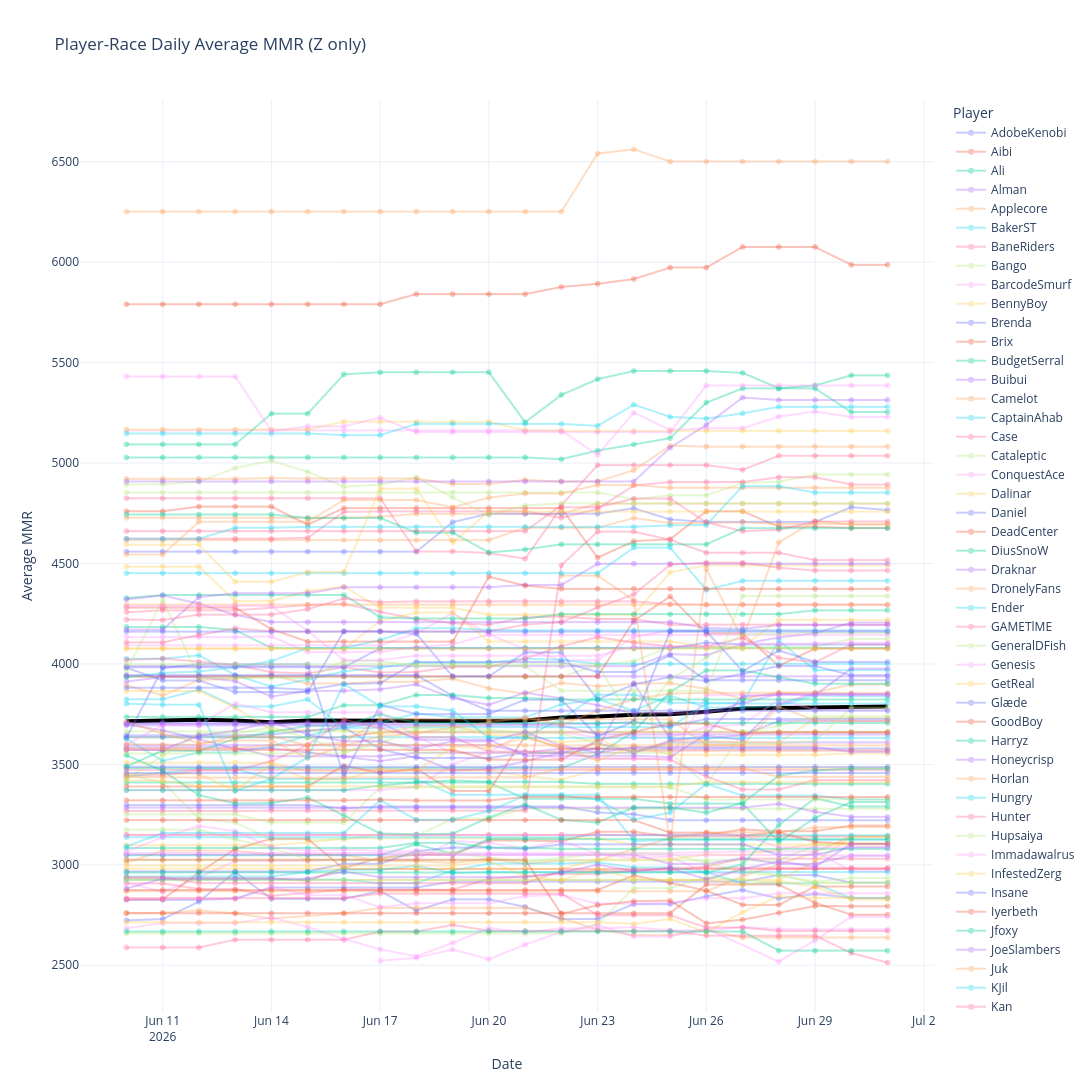

Here is the notebook cell this chart was saved with:
### Code cell
import plotly.express as px

# Plot each Z player as a separate line with markers and hover labels
fig = px.line(
    df,
    x='day',
    y='avg_mmr',
    color='player_name',
    line_group='player_name',
    markers=True,
    hover_data=['race', 'replay_count', 'min_mmr', 'max_mmr', 'wins', 'losses'],
    title='Player-Race Daily Average MMR (Z only)',
)
fig.update_traces(opacity=0.35)

# Add a thick group average line on top
group_avg = df.groupby('day', as_index=False)['avg_mmr'].mean()
fig.add_scatter(
    x=group_avg['day'],
    y=group_avg['avg_mmr'],
    mode='lines',
    line={'color': 'black', 'width': 4},
    name='Group average',
    hovertemplate='day=%{x}<br>avg_mmr=%{y:.1f}<extra></extra>',
)

fig.update_layout(
    xaxis_title='Date',
    yaxis_title='Average MMR',
    legend_title='Player',
    hovermode='closest',
    template='plotly_white',
    legend=dict(itemclick='toggleothers', itemdoubleclick='toggle'),
    height=1200,
    width=1600,
)

fig.show()
